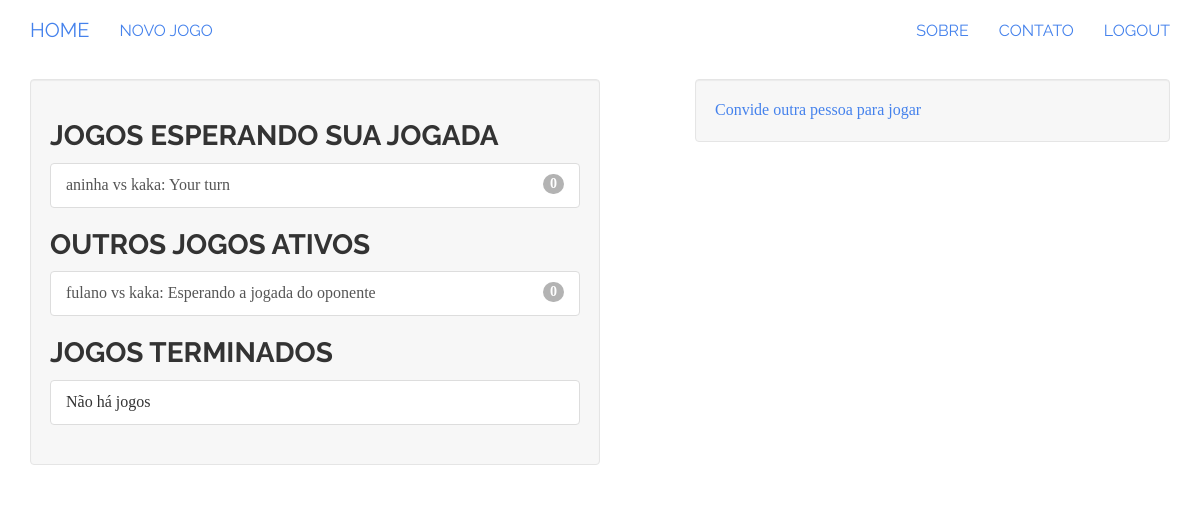
Page /user/home (signed in) on the committed database.
### tictactoe/models.py (models this page shows, shortened)
class Game(models.Model):
    first_player = models.ForeignKey(User, related_name="games_first_player")
    second_player = models.ForeignKey(User, related_name="games_secod_player")
    next_to_move = models.ForeignKey(User, related_name="games_to_move")
    start_time = models.DateTimeField(auto_now_add=True)
    last_ative = models.DateTimeField(auto_now_add=True)
    status = models.CharField(
        max_length=1, default='A', choices=GAME_STATUS_CHOICES)
    objects = GamesManager()
    def __str__(self):
        return "{0} vs {1}".format(self.first_player, self.second_player)

### user/views.py (the view)
@login_required
def home(request):
    my_games = Game.objects.games_for_user(request.user)
    active_games = my_games.filter(status="A")
    finished_games = my_games.exclude(status="A")
    waiting_games = active_games.filter(next_to_move=request.user)
    other_games = active_games.exclude(next_to_move=request.user)
    invitations = request.user.invitations_received.all()
    context = {'other_games': other_games,
               'waiting_games': waiting_games,
               'finished_games': finished_games,
               'invitations': invitations}
    return render(request, "user/home.html", context)

### tictactoe/models.py (called while the page is built)
    def games_for_user(self, user):
        return super(GamesManager, self).get_queryset().filter(
            Q(first_player_id=user.id) | Q(second_player_id=user.id))

### user/templates/user/home.html (shortened to what this page needs)
{% extends "base.html" %}
{% block content %}
<div class="well col-md-6">
    {% include "tictactoe/game_list_snippet.html" with header="Jogos esperando sua jogada" games_list=waiting_games %}
    {% include "tictactoe/game_list_snippet.html" with header="Outros jogos ativos" games_list=other_games %}
    {% include "tictactoe/game_list_snippet.html" with header="Jogos terminados" games_list=finished_games %}
</div>
<div class="well col-sm-5 col-sm-push-1">
    <a href="{% url 'tictactoe_invite' %}">Convide outra pessoa para jogar</a>
</div>
{% endblock content %}

### tictactoe/templates/tictactoe/game_list_snippet.html
<h3 class="panel-header">{{ header }}</h3>
<div class="list-group" >
    {% for game in games_list %}
        <a class="list-group-item" href="{% url 'tictactoe_game_detail' pk=game.id%}">
            {{ game }}:
            {% if game.status == "A" %}
                {% if game.next_to_move == user %}Your turn{% else %}Esperando a jogada do oponente{% endif %}
            {% elif game.status == "D" %}
                Empate
            {% elif game.status == "F" and user == game.first_player %}
                Você ganhou!
            {% elif game.status == "S" and user == game.second_player %}
                Você ganhou!
            {% else %}
                Você ganhou!
            {% endif %}
            <span class="badge">{{ game.move_set.count }}</span></a>
    {% empty %}
        <span class="list-group-item">Não há jogos</span>
    {% endfor %}
</div>

### rows in the picture
Game: first_player+second_player "aninha vs kaka", status "Your turn", move_set.count "0"
Game: first_player+second_player "fulano vs kaka", status "Esperando a jogada do oponente", move_set.count "0"

### other values in the picture
{{ header }} "JOGOS ESPERANDO SUA JOGADA OUTROS JOGOS ATIVOS JOGOS TERMINADOS"
